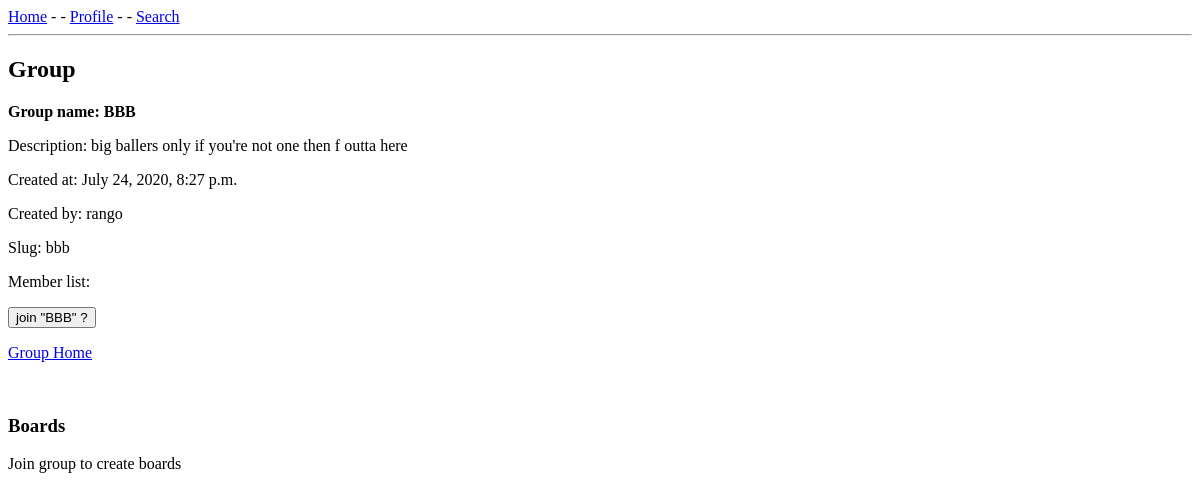
The page /group/bbb/ (signed in) on the database as committed earlier.
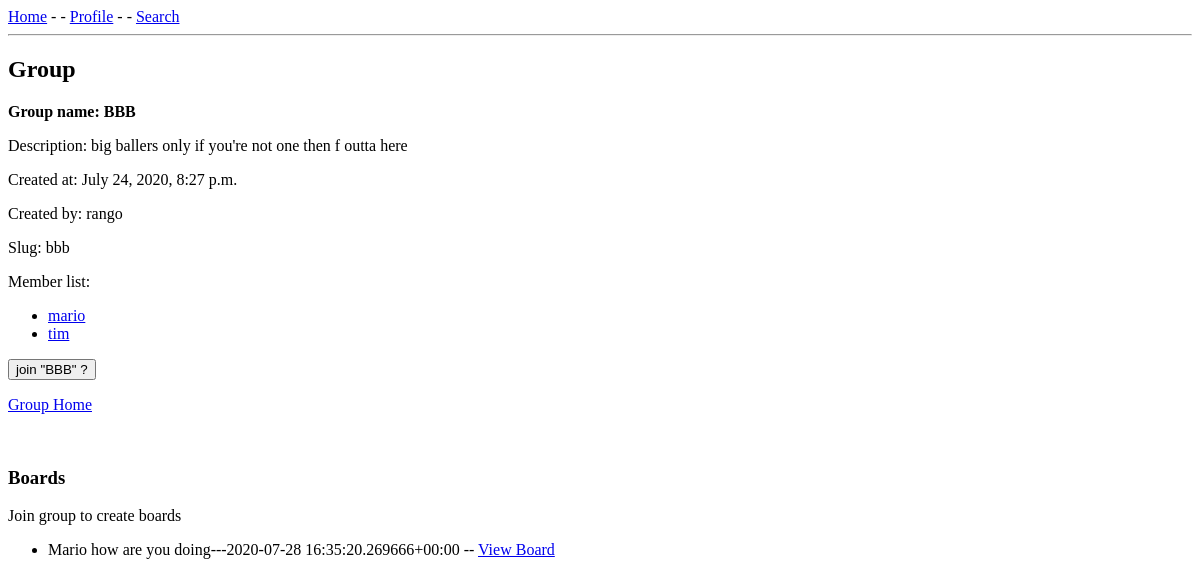
The same page on the database as committed later.
### users/models.py (models this page shows, shortened)
class CustomUser(AbstractUser):
    slug = models.SlugField(unique=True, default="user_account_outdated")
    friend_list = models.ManyToManyField('CustomUser', related_name="friends")
    friend_requests = models.ManyToManyField('CustomUser', related_name="friendrequests")
    def __str__(self):
        return self.username

### group/models.py (models this page shows)
class Board(models.Model):
    topic = models.CharField(max_length=255)
    description = models.CharField(max_length=1000, default='')
    last_updated = models.DateTimeField(auto_now_add=True)
    group = models.ForeignKey(Group, on_delete=models.CASCADE)
    starter = models.ForeignKey(CustomUser, on_delete=models.CASCADE)
    def __str__(self):
        return str(self.topic + "---" + str(self.last_updated))

### group/views.py (the view)
# urls.py: path('<slug:the_slug>/', ViewGroup.as_view(), name="viewgroup"),
class ViewGroup(LoginRequiredMixin, DetailView):
    model = Group
    template_name = 'groups/view_group.html'
    slug_url_kwarg = 'the_slug'
    slug_field = 'slug'
    def get_context_data(self, **kwargs):
        context = super().get_context_data(**kwargs)
        return context

### group/models.py (called while the page is built)
    def __str__(self):
        return str(self.name)

### templates/groups/view_group.html (shortened to what this page needs)
{% extends 'base.html' %}
{% block content %}
<h2>Group</h2>
<div>
    <p>
        <p style="font-weight: bold;">Group name: {{ group.name }}</p>
        <p>Description: {{ group.description }}</p>
        <p>Created at: {{ group.created_at }}</p>
        <p>Created by: {{ group.created_by }}</p>
        <p>Slug: {{ group.slug }}</p>
        <p>Member list: </p>
        <ul>
        {% for member in group.members.all %}
            <li><a href="{% url 'profile' member.slug %}">{{ member }}</a></li>
        {% endfor %}
        </ul>
    </p>
</div>
<div>
    {% if not user in group.members.all %}
    <form method="POST" action="joingroup" group="{{ group }}">
        <input type='submit' value='join "{{ group.name }}" ?' />
    </form>
    {% endif %}
</div>
<p><a href="{% url 'grouphome' %}">Group Home</a></p>
<br>
<h3>Boards</h3>
{% if user in group.members.all %}
<p><a href="{% url 'createboard' group.slug %}">Create Board</a></p>
{% else %}
    <p>Join group to create boards</p>
{% endif %}
{% for board in group.board_set.all %}
    <ul>
        <li> {{ board }} -- <a href="{% url 'viewboard' group.slug board.id %}">View Board</a></li>
    </ul>
{% endfor %}
{% endblock %}

Rows that differ between the two databases and show on the page:
added CustomUser: username "mario"
now on this page (row edited): CustomUser: username "tim"
added Board: topic+last_updated "Mario how are you doing---2020-07-28 16:35:20.269666+00:00"
